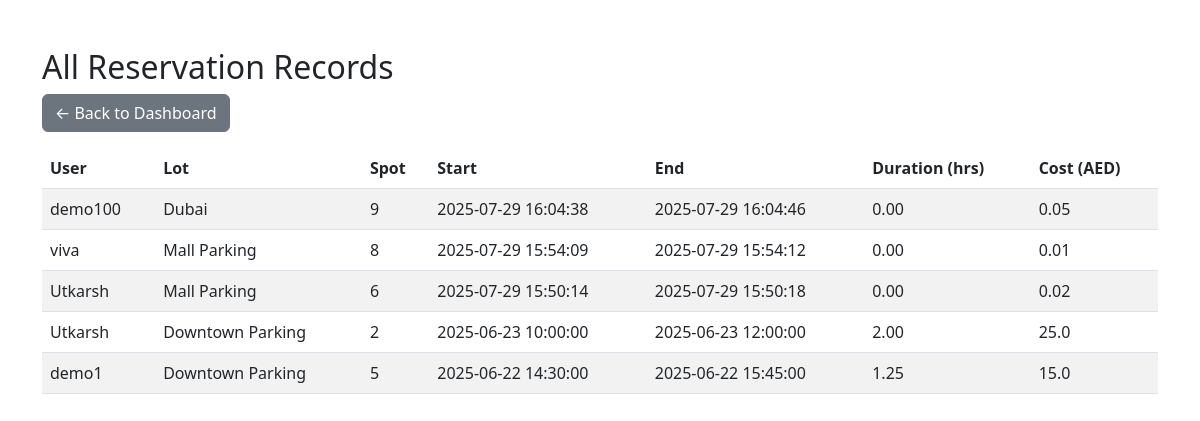
Screenshot of /admin/parking_history with the database file from the repository.
### models/reservation.py (models this page shows)
class Reservation(Base):
    __tablename__ = 'reservations'
    id = Column(Integer, primary_key=True)
    user_id = Column(Integer, ForeignKey('users.id'))
    spot_id = Column(Integer, ForeignKey('parking_spots.id'))
    parking_timestamp = Column(DateTime, default=datetime.utcnow)
    leaving_timestamp = Column(DateTime)
    parking_cost = Column(Float)
    user = relationship("User", back_populates="reservations")
    spot = relationship("ParkingSpot", back_populates="reservations")

### models/user.py (models this page shows)
class User(Base):
    __tablename__ = 'users'
    id = Column(Integer, primary_key=True)
    name = Column(String, nullable=False)
    email = Column(String, unique=True, nullable=False)
    password = Column(String, nullable=False)
    spot_id = Column(Integer, ForeignKey('parking_spots.id'), nullable=True)
    spot = relationship("ParkingSpot", back_populates="user", uselist=False)
    reservations = relationship("Reservation", back_populates="user")

### models/parking_lot.py (models this page shows)
class ParkingLot(Base):
    __tablename__ = 'parking_lots'
    id = Column(Integer, primary_key=True)
    prime_location_name = Column(String, nullable=False)
    price = Column(Float, nullable=False)
    address = Column(String, nullable=False)
    pin_code = Column(String, nullable=False)
    maximum_number_of_spots = Column(Integer, nullable=False)
    spots = relationship("ParkingSpot", back_populates="lot", cascade="all, delete-orphan")

### models/parking_spot.py (models this page shows)
class ParkingSpot(Base):
    __tablename__ = 'parking_spots'
    id = Column(Integer, primary_key=True)
    lot_id = Column(Integer, ForeignKey('parking_lots.id'))
    status = Column(Enum(SpotStatus), default=SpotStatus.AVAILABLE)
    user = relationship("User", back_populates="spot", uselist=False)
    lot = relationship("ParkingLot", back_populates="spots")
    reservations = relationship("Reservation", back_populates="spot")

### controllers/admin_controller.py (the view)
@admin_bp.route('/admin/parking_history')
def view_all_parking_history():
    db = SessionLocal()
    reservations = db.query(Reservation).options(
        joinedload(Reservation.spot).joinedload(ParkingSpot.lot),
        joinedload(Reservation.user)
    ).filter(
        Reservation.leaving_timestamp.isnot(None)
    ).order_by(
        Reservation.parking_timestamp.desc()
    ).all()
    db.close()
    return render_template('admin_parking_history.html', history=reservations)

### templates/admin_parking_history.html (shortened to what this page needs)
<!DOCTYPE html>
<html lang="en">
<head>
  <link href="https://cdn.jsdelivr.net/npm/bootstrap@5.3.0/dist/css/bootstrap.min.css" rel="stylesheet" />
</head>
<body>
<div class="container mt-5">
  <h2>All Reservation Records</h2>
  <a href="{{ url_for('admin.dashboard') }}" class="btn btn-secondary mb-3">← Back to Dashboard</a>
  {% if history %}
  <table class="table table-striped">
    <thead>
      <tr>
        <th>User</th>
        <th>Lot</th>
        <th>Spot</th>
        <th>Start</th>
        <th>End</th>
        <th>Duration (hrs)</th>
        <th>Cost (AED)</th>
      </tr>
    </thead>
    <tbody>
      {% for res in history %}
      <tr>
        <td>{{ res.user.name }}</td>
        <td>{{ res.spot.lot.prime_location_name if res.spot and res.spot.lot else 'Deleted Lot' }}</td>
        <td>{{ res.spot.id }}</td>
        <td>{{ res.parking_timestamp.strftime('%Y-%m-%d %H:%M:%S') }}</td>
        <td>{{ res.leaving_timestamp.strftime('%Y-%m-%d %H:%M:%S') }}</td>
        <td>
          {% set dur = res.leaving_timestamp - res.parking_timestamp %}
          {{ "%.2f"|format(dur.total_seconds() / 3600) }}
        </td>
        <td>{{ res.parking_cost }}</td>
      </tr>
      {% endfor %}
    </tbody>
  </table>
  {% else %}
    <p>No completed reservations.</p>
  {% endif %}
</div>
</body>
</html>

### rows the page displays
Reservation: user.name "demo100", spot.lot "Dubai", spot.id "9", parking_timestamp "2025-07-29 16:04:38", leaving_timestamp "2025-07-29 16:04:46", dur "0.00", parking_cost "0.05"
Reservation: user.name "viva", spot.lot "Mall Parking", spot.id "8", parking_timestamp "2025-07-29 15:54:09", leaving_timestamp "2025-07-29 15:54:12", dur "0.00", parking_cost "0.01"
Reservation: user.name "Utkarsh", spot.lot "Mall Parking", spot.id "6", parking_timestamp "2025-07-29 15:50:14", leaving_timestamp "2025-07-29 15:50:18", dur "0.00", parking_cost "0.02"
Reservation: user.name "Utkarsh", spot.lot "Downtown Parking", spot.id "2", parking_timestamp "2025-06-23 10:00:00", leaving_timestamp "2025-06-23 12:00:00", dur.total_seconds()/3600 "2.00", parking_cost "25.0"
Reservation: user.name "demo1", spot.lot "Downtown Parking", spot.id "5", parking_timestamp "2025-06-22 14:30:00", leaving_timestamp "2025-06-22 15:45:00", dur "1.25", parking_cost "15.0"
